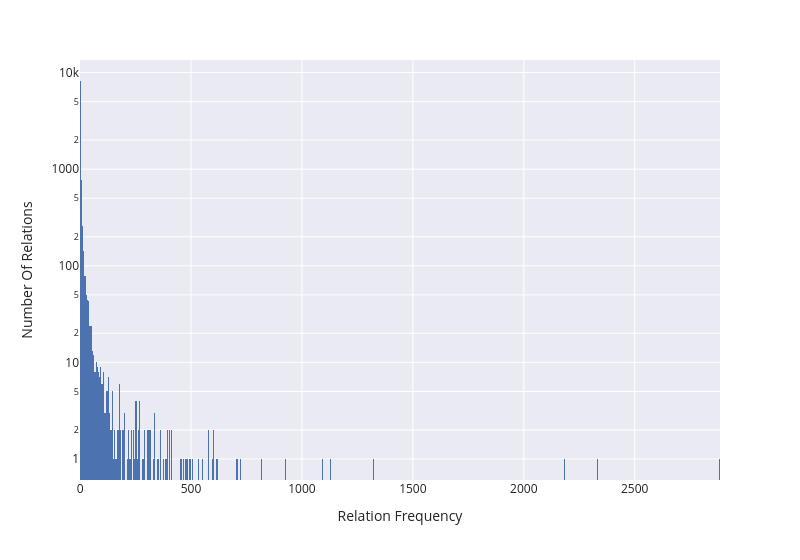

Notebook code for this chart:
### Markdown cell above
- Predicates

### Code cell
fig = px.histogram(
    data_frame = relation_level.reset_index(),
    x = "number-of-triples",
    width = 800,
    log_y=True
)
fig.update_layout(xaxis_title = 'Relation Frequency', yaxis_title = "Number Of Relations")
save_fig(fig, 'relations_frequency_distribution.pdf')
show(fig)

### Figure 1 — Plotly figure (JSON) as saved in the notebook; plotly's stock layout.template omitted (floating-point values rounded to 4 significant figures; data arrays with more than 128 entries replaced by an {"elided": "..."} marker saying what was removed)
{"data": [{"bingroup": "x", "hovertemplate": "number-of-triples=%{x}<br>count=%{y}<extra></extra>", "legendgroup": "", "marker": {"color": "rgb(76,114,176)", "pattern": {"shape": ""}}, "name": "", "orientation": "v", "showlegend": false, "type": "histogram", "x": {"elided": "9859 int values"}, "xaxis": "x", "yaxis": "y"}], "layout": {"barmode": "relative", "font": {"size": 12}, "legend": {"tracegroupgap": 0}, "margin": {"t": 60}, "width": 800, "xaxis": {"anchor": "y", "domain": [0, 1], "title": {"text": "Relation Frequency"}}, "yaxis": {"anchor": "x", "domain": [0, 1], "title": {"text": "Number Of Relations"}, "type": "log"}}}
